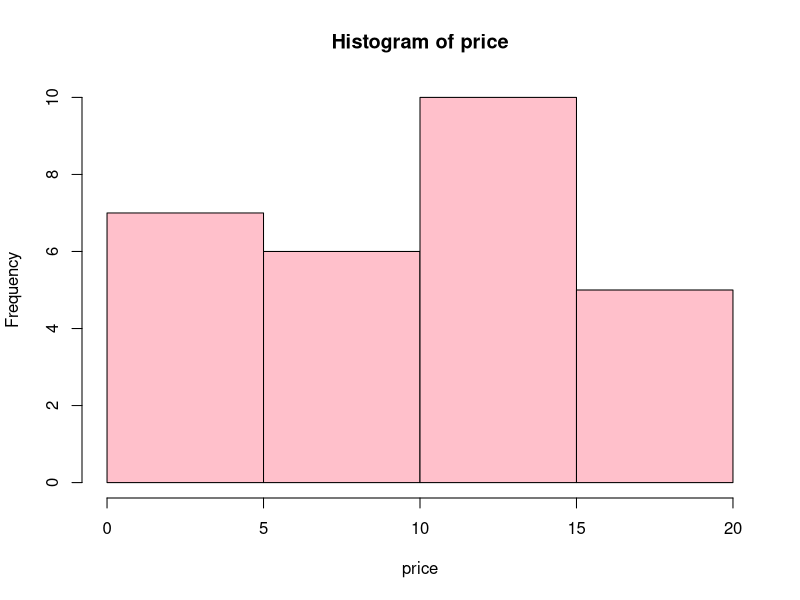

This chart was generated by the following R code:
price<-c(1,1,5,5,5,5,5,8,8,10,10,10,
         10,12,14,14,14,15,15,15,15,15,
         15,18,18,18,18,18)

summary(price)

mean(price)

median(price)

hist(price,col="pink")
